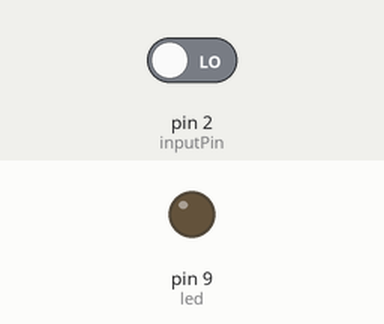
The sketch below on a simulated Arduino Uno, built with avr-gcc and run on an emulated ATmega328P. Shown: output pins drawn as LEDs (lit = HIGH). Inputs (shaded band) come from the test bench; at power-on: pin 2 (inputPin) LOW.

Above: at 1.2 s.
1.3 s: pin 2 (inputPin) driven HIGH
At 1.8 s:
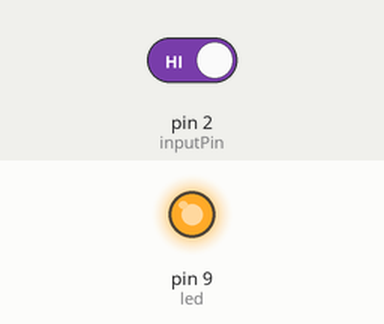
2.8 s: pin 2 (inputPin) driven LOW
At 4.1 s:
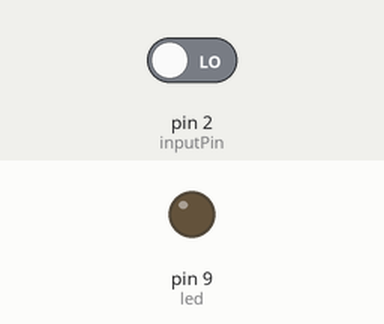
Timing chart, 0 to 5.8 s (numbered marks = the images above; inputs shaded):
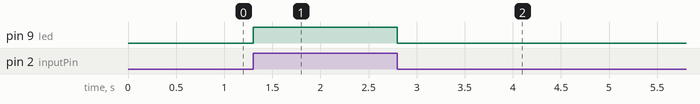

Measured:
- after the input at 1.3 s, pin 9 (led): LOW → HIGH at once
- after the input at 2.8 s, pin 9 (led): HIGH → LOW at once

The sketch:

Buttons.ino
```cpp
const int led = 9;
const int inputPin = 2;
void setup() {
  // put your setup code here, to run once:
  pinMode(led,OUTPUT);

  pinMode(inputPin, INPUT);

}

void loop() {
  // put your main code here, to run repeatedly:
  int val = digitalRead(inputPin);
  if (val == HIGH)
  {digitalWrite(led, HIGH);}
  else
  {digitalWrite(led, LOW);}


}
```
